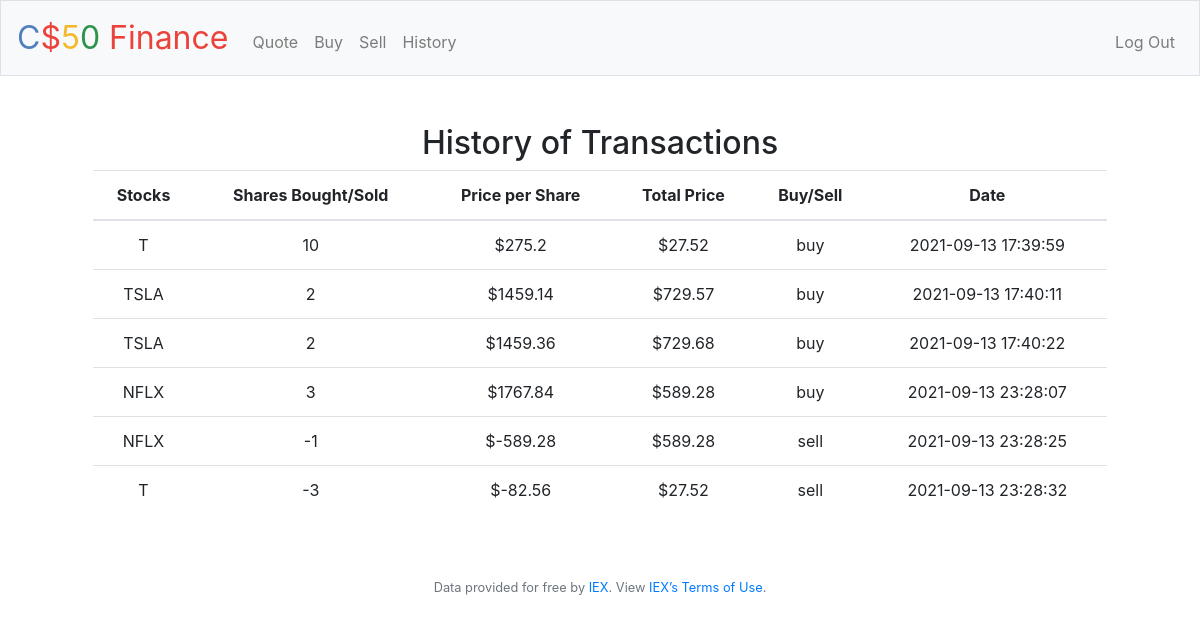
The page /history (signed in) on the database its author committed.
### tables this page shows
CREATE TABLE 'transaction' (user TEXT, stock TEXT, no_shares INTEGER, shares_cost REAL, purchase_price REAL, buy_sell TEXT, date TEXT);

### application.py (the view)
@app.route("/history")
@login_required
def history():
    history = db.execute("SELECT * FROM 'transaction' WHERE user = ?", session['user_id'])
    return render_template("history.html", history=history)

### application.py (called while the page is built)
@app.after_request
def after_request(response):
    response.headers["Cache-Control"] = "no-cache, no-store, must-revalidate"
    response.headers["Expires"] = 0
    response.headers["Pragma"] = "no-cache"
    return response

### helpers.py (called while the page is built)
def login_required(f):
    @wraps(f)
    def decorated_function(*args, **kwargs):
        if session.get("user_id") is None:
            return redirect("/login")
        return f(*args, **kwargs)
    return decorated_function

### templates/history.html (shortened to what this page needs)
{% extends "layout.html" %}
{% block main %}
    <h2>History of Transactions</h2>
    <div class="container">
        <table class="table">
            <tr>
                <th>Stocks</th>
                <th>Shares Bought/Sold</th>
                <th>Price per Share</th>
                <th>Total Price</th>
                <th>Buy/Sell</th>
                <th>Date</th>
            </tr>
             <tbody>
                {% for info in history %}
                <tr>
                    <td>{{info.stock}}</td>
                    <td>{{info.no_shares}}</td>
                    <td>${{info.shares_cost}}</td>
                    <td>${{info.purchase_price}}</td>
                    <td>{{info.buy_sell}}</td>
                    <td>{{info.date}}</td>
                </tr>
                {% endfor %}
             </tbody>
        </table>
    </div>
{% endblock %}

### rows shown on the page
transaction: stock "T", no_shares "10", shares_cost "275.2", purchase_price "27.52", buy_sell "buy", date "2021-09-13 17:39:59"
transaction: stock "TSLA", no_shares "2", shares_cost "1459.14", purchase_price "729.57", buy_sell "buy", date "2021-09-13 17:40:11"
transaction: stock "TSLA", no_shares "2", shares_cost "1459.36", purchase_price "729.68", buy_sell "buy", date "2021-09-13 17:40:22"
transaction: stock "NFLX", no_shares "3", shares_cost "1767.84", purchase_price "589.28", buy_sell "buy", date "2021-09-13 23:28:07"
transaction: stock "NFLX", no_shares "-1", shares_cost "-589.28", purchase_price "589.28", buy_sell "sell", date "2021-09-13 23:28:25"
transaction: stock "T", no_shares "-3", shares_cost "-82.56", purchase_price "27.52", buy_sell "sell", date "2021-09-13 23:28:32"
